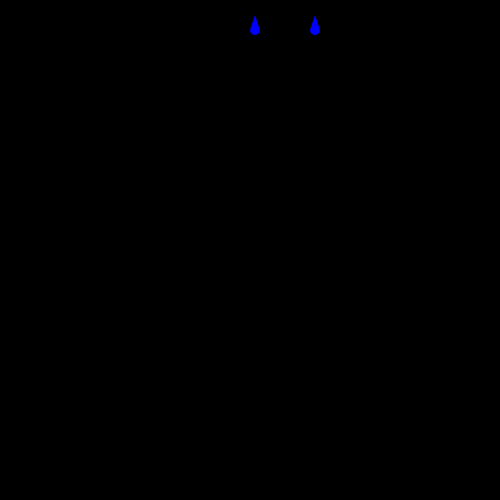
Frame 1 (no input)
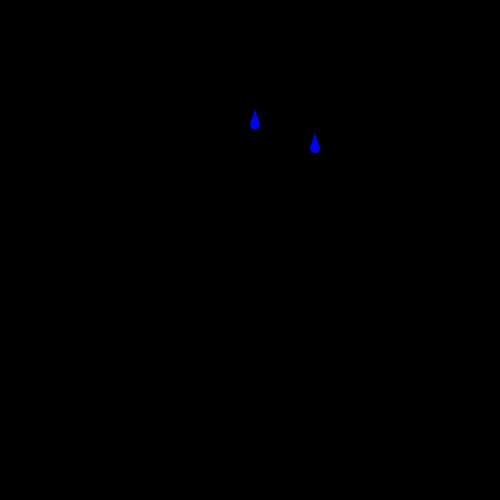
Frame 60 (the mouse pressed at the canvas centre just before this capture)
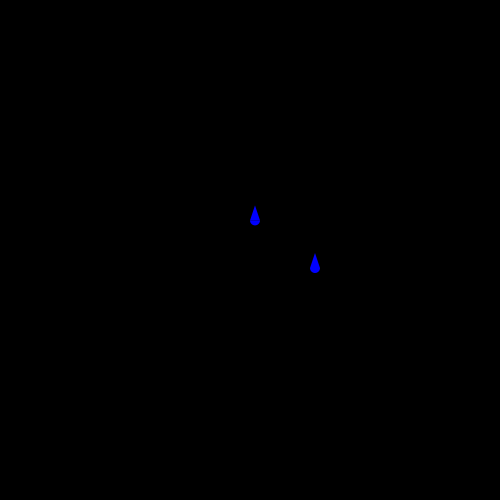
Frame 120 (the mouse held since frame 60 and released just before this capture)

The Processing sketch that drew these frames (run headless with seeded random() and noise(); from frame 60 on, the mouse is pressed at the canvas centre):

// Processing sketch: Functions_Notes_6_30
// ── Functions_Notes_6_30.pde
/*
Alexios Rekoutis
 6/30/2022
 fuinctions
 */

float y = 0;
float y2 = 0;

void setup() {

  // outputs to the GUI: draws something
  size(500, 500);

  // does not output
  fill(100, 255, 0);
  textSize(40);

  // outputs to the code: "returns" a value
  int x = int(random(0, 10));
  abs(x);
}

void diamond(float xOffset, float yOffset) {
  push();
  rectMode(CENTER);
  translate(xOffset, yOffset);
  rotate(radians(45));
  square(0, 0, 100);
  pop();
}

void tearDrop(float x, float y) {
  push();
  rectMode(CENTER);
  translate(x, y);
  noStroke();
  fill(0, 0, 255);
  arc(15, 30, 10, 10, 0, PI, OPEN);
  triangle(10, 30, 15, 15, 20, 30);
  pop();
}

void draw() {
  background(0);
  tearDrop(240, y);
  tearDrop(300, y2);
  y += 1.6;
  y2 += 2;
  if (y >= 500) {
  y = 0;
  }
  if(y2 > 500) {
  y2 = 0;
  }
}
